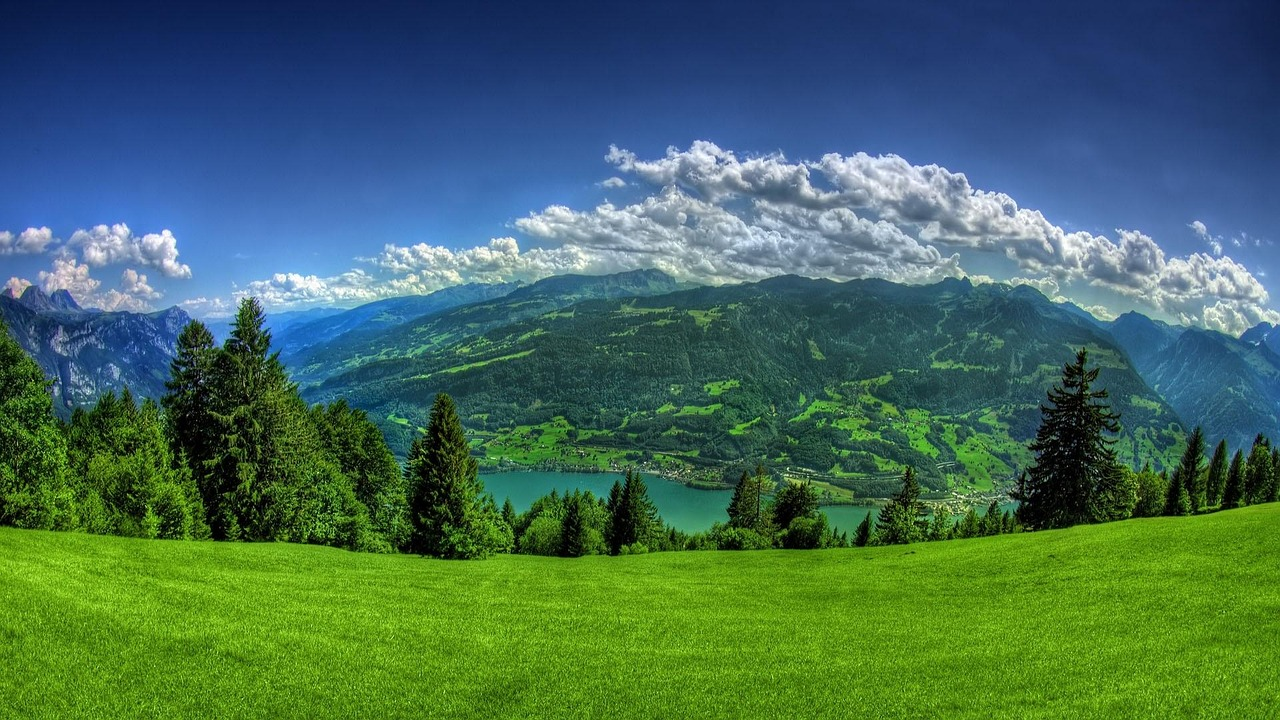
#> input picture day 2/beautiful-natural-image-1844362_1280.jpg, 1280 x 720 px
$ python outline.py
#> lines starting #> are read from the running program, lines starting #| are printed output that depends on the picture; after the words box and inside, x2 and y2 are one past the last pixel; in counts of white or black regions, pixels touching at a corner belong together
import cv2
import matplotlib.pyplot as plt
img=cv2.imread("beautiful-natural-image-1844362_1280.jpg")
#> img is the input picture: shape (720, 1280, 3); mean B, G, R 89, 106.7, 68
gray=cv2.cvtColor(img,cv2.COLOR_BGR2GRAY)
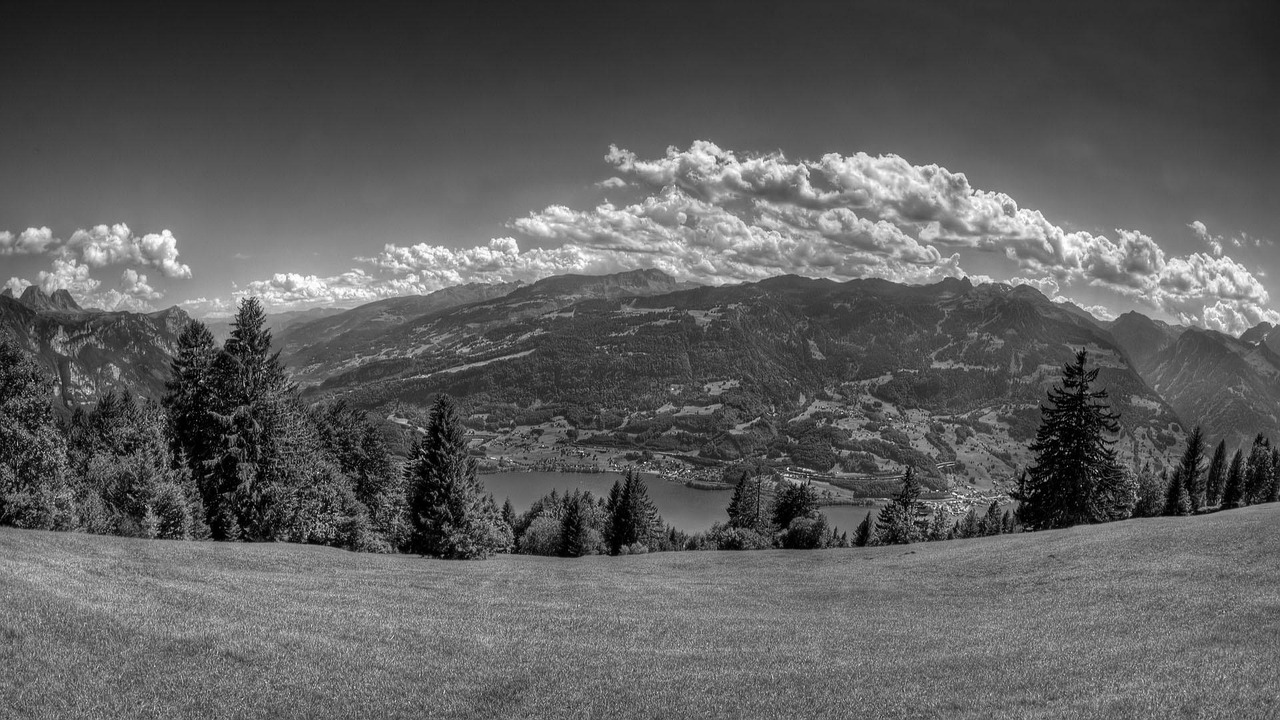
#> gray: shape (720, 1280); min 0, max 255, mean 93.1
edges=cv2.Canny(gray,100,300)
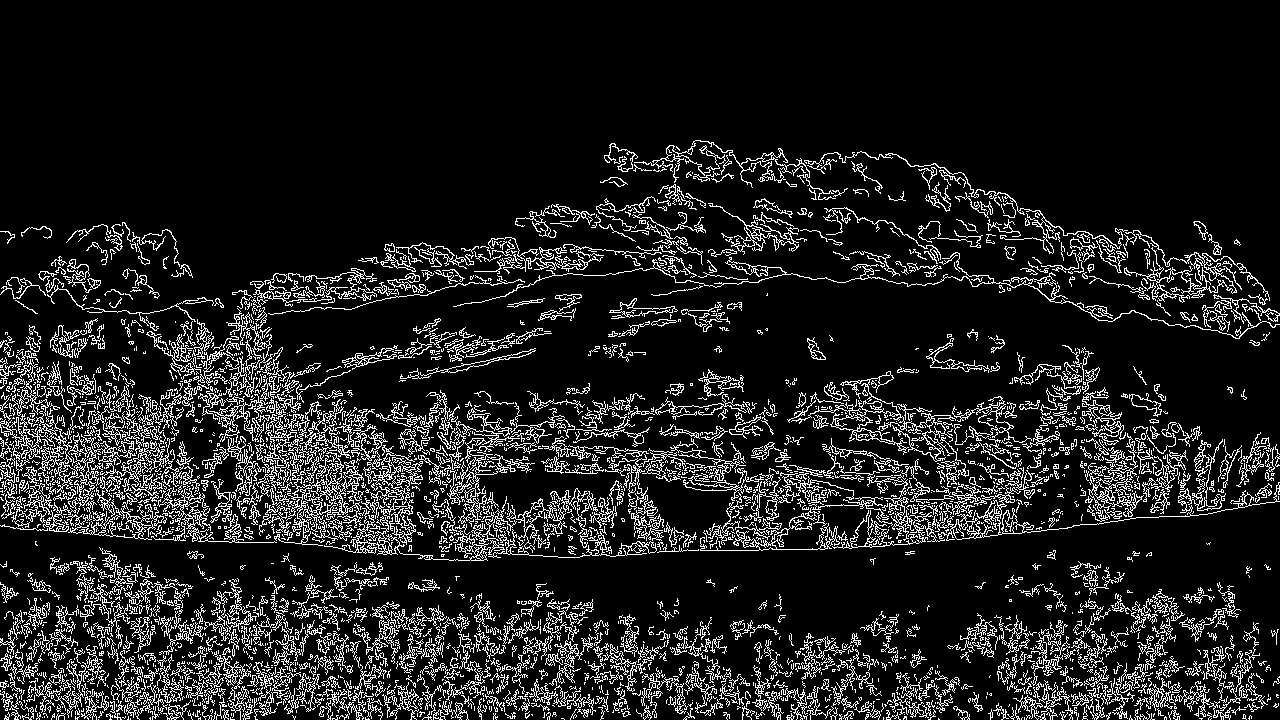
#> edges: shape (720, 1280); 12.3% white in thin lines or dots, all inside (x1, y1, x2, y2) = (0, 140, 1280, 720)
plt.imshow(cv2.cvtColor(edges,cv2.COLOR_BGR2RGB))
plt.show()

$ run again, with day 2/image2.jpeg copied over day 2/beautiful-natural-image-1844362_1280.jpg
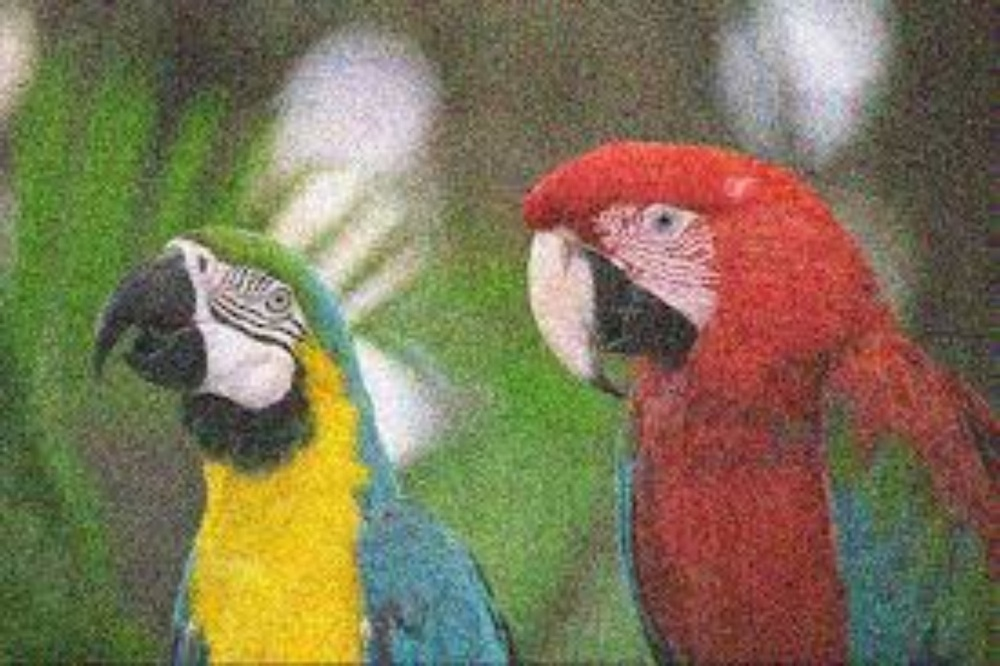
#> input picture day 2/image2.jpeg, 1000 x 666 px, shrunk from 1380 x 919 before the run
#> img is the input picture: shape (666, 1000, 3); mean B, G, R 86.6, 116.5, 126.4
#> `gray=cv2.cvtColor(img,cv2.COLOR_BGR2GRAY)`:
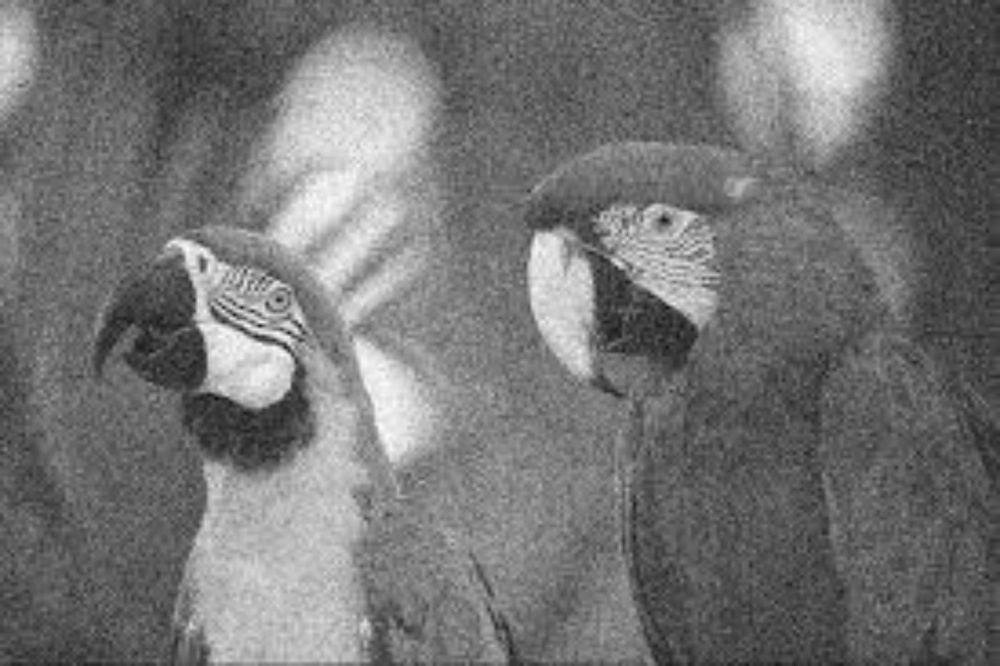
#> gray: shape (666, 1000); min 10, max 251, mean 116.1
#> `edges=cv2.Canny(gray,100,300)`:
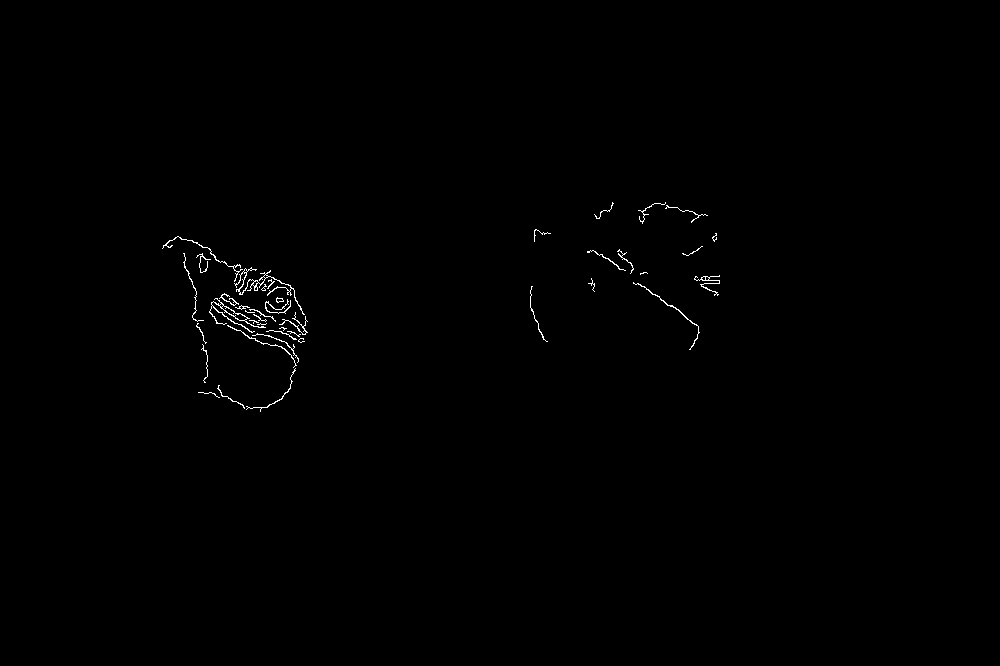
#> edges: shape (666, 1000); 0.37% white in thin lines or dots, all inside (x1, y1, x2, y2) = (162, 202, 720, 412)
